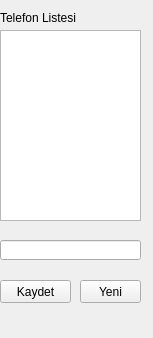
<?xml version="1.0" encoding="UTF-8"?>
<ui version="4.0">
 <class>Form</class>
 <widget class="QWidget" name="Form">
  <property name="geometry">
   <rect>
    <x>0</x>
    <y>0</y>
    <width>153</width>
    <height>338</height>
   </rect>
  </property>
  <property name="windowTitle">
   <string>Form</string>
  </property>
  <widget class="QPushButton" name="btKaydet">
   <property name="geometry">
    <rect>
     <x>0</x>
     <y>280</y>
     <width>71</width>
     <height>23</height>
    </rect>
   </property>
   <property name="text">
    <string>Kaydet</string>
   </property>
  </widget>
  <widget class="QListWidget" name="listTel">
   <property name="geometry">
    <rect>
     <x>0</x>
     <y>30</y>
     <width>141</width>
     <height>191</height>
    </rect>
   </property>
  </widget>
  <widget class="QPushButton" name="btYeni">
   <property name="geometry">
    <rect>
     <x>80</x>
     <y>280</y>
     <width>61</width>
     <height>23</height>
    </rect>
   </property>
   <property name="text">
    <string>Yeni</string>
   </property>
  </widget>
  <widget class="QLabel" name="label">
   <property name="geometry">
    <rect>
     <x>0</x>
     <y>10</y>
     <width>91</width>
     <height>16</height>
    </rect>
   </property>
   <property name="text">
    <string>Telefon Listesi</string>
   </property>
  </widget>
  <widget class="QLineEdit" name="txtTel">
   <property name="geometry">
    <rect>
     <x>0</x>
     <y>240</y>
     <width>141</width>
     <height>20</height>
    </rect>
   </property>
  </widget>
 </widget>
 <resources/>
 <connections/>
</ui>
